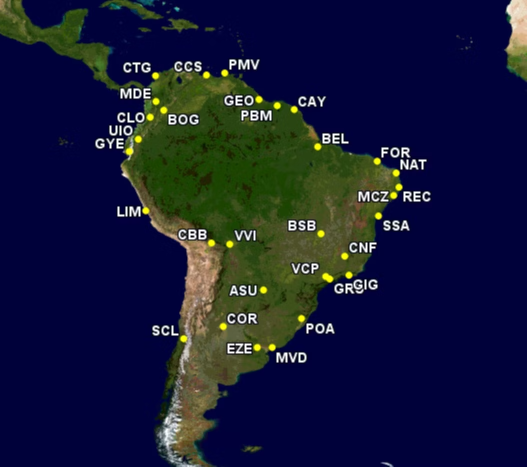
#> input picture tasks/homework/input/latim-america-airports.png, 1053 x 933 px (shown at 1/2 size)
$ jupyter execute --allow-errors main.ipynb
#> lines starting #> are read from the running program, lines starting #| are printed output that depends on the picture; after the words box and inside, x2 and y2 are one past the last pixel; in counts of white or black regions, pixels touching at a corner belong together
# ATP 2 - Computação Natural

Aluno: Fabricio Magalhães Sena

[cell 1]
import matplotlib.pyplot as plt
import matplotlib.image as mpimg
from PIL import Image
import pytesseract
import cv2
from sklearn.cluster import KMeans
import math
import time
from itertools import chain
from typing import Any, Callable, List, Tuple, Union
import pandas as pd
from itertools import product
import numpy as np
import random

### Helpers

[cell 2]
# [75 lines left out: functions show_map_with_route_points, show_path, polyfit_plot, calculate_distance, path_distance, not called in this run]

[cell 3]
class AntColonySolver:
    # [290 lines left out: functions __init__, solve_initialize, solve, next_node, run, not called in this run]

### Questão 1:

<b>Vocês vão substituir a imagem do mapa atual por outro de sua escolha, como um mapa de cidades ou de pontos de interesse. Com base nesse novo mapa, selecionem dez pontos que serão os locais, cidades ou estados que vocês vão otimizar na rota do caixeiro-viajante. Criem um dicionário com os dez locais e suas coordenadas X e Y, seguindo o formato do exemplo fornecido no notebook. Observação: se tiverem dificuldade em substituir a imagem, podem utilizar a mesma imagem que já está no notebook, porém o indicado é trocar a imagem.</b>

[cell 4]
image_path = './input/latim-america-airports.png'
img = mpimg.imread(image_path)
#> img is the input picture: shape (933, 1053, 4) float32; mean R, G, B, A 0.085, 0.103, 0.217, 1
plt.imshow(img)

Eu escolhi um problema real de logistica, a distribuição de voos entre cidades do Brasil para otimizar a rota de uma entrega de pacotes baseado apenas na distância, sem considerar o peso de cada cidade ou a quantidade de pacotes a serem entregues.

Abaixo irei extrair usando visão computacional, todos os aeroportos do Brasil e suas coordenadas nas imagens para utilizar como cidades no problema do caixeiro viajante ralatado na atividade somativa.

[cell 5]
class ImageTextCoordsExtractor:
    def get_colors(self, image, num_colors=10):
        # to numpy img
        image = np.array(image)
        image = image.reshape((image.shape[0] * image.shape[1], 3))
        kmeans = KMeans(n_clusters=num_colors)
        kmeans.fit(image)
        colors = kmeans.cluster_centers_
        colors_as_rgb = [tuple(map(int, color)) for color in colors]
        return colors_as_rgb

    def show_colors(self, colors):
        fig, ax = plt.subplots(1, 1, figsize=(10, 1))
        ax.imshow([colors], aspect='auto')
        ax.set_axis_off()
        plt.show()

    def preprocess_image(self, image):
        white_level = [
            190,
            190,
            190
        ]
        image = image.convert("RGB")
#> image: PIL image 1053x933 RGB
        image = np.array(image)
        image[np.where((image < white_level).all(axis=2))] = [0, 0, 0]
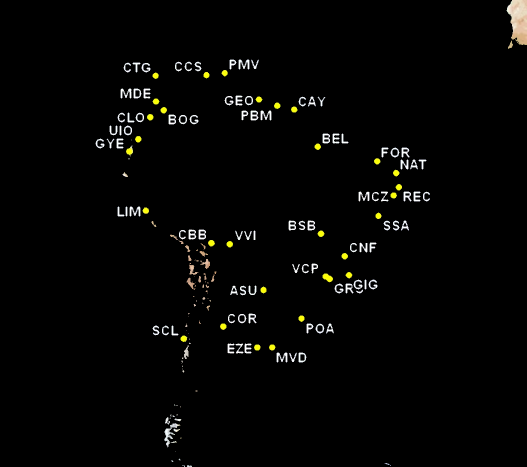
#> image: shape (933, 1053, 3) (shown at 1/2 size); mean R, G, B 5.2, 5.1, 4.2

        image = cv2.cvtColor(image, cv2.COLOR_RGB2BGR)
        image = Image.fromarray(image)

        colors = self.get_colors(image)
#> colors = [(0, 0, 0), (217, 212, 209), (16, 250, 248), (254, 252, 249), (142, 180, 213), (197, 191, 188), (127, 161, 196), (34, 212, 207), (181, 207, 230), (237, 233, 231)]
        colors = sorted(colors, key=lambda x: math.prod(x))
#> colors = [(0, 0, 0), (16, 250, 248), (34, 212, 207), (127, 161, 196), (142, 180, 213), (197, 191, 188), (181, 207, 230), (217, 212, 209), (237, 233, 231), (254, 252, 249)]
        self.show_colors(colors)
#> in show_colors, `plt.show()`:
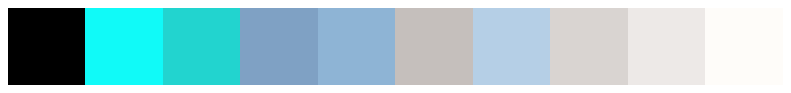
#> figure drawn by matplotlib, 1 panel

        image = np.array(image)

        def rgb_product(pixel):
            return math.prod(pixel)

        image_product = np.apply_along_axis(rgb_product, 2, image)
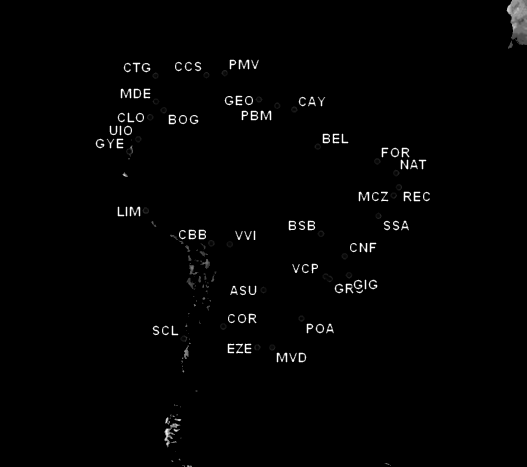
#> image_product: shape (933, 1053) int64 (shown at 1/2 size); min 0, max 16581375, mean 209041.3; drawn with min black and max white
        white_level = rgb_product(colors[-4])
#> white_level = 8617410

        image[np.where(image_product < white_level)] = [0, 0, 0]
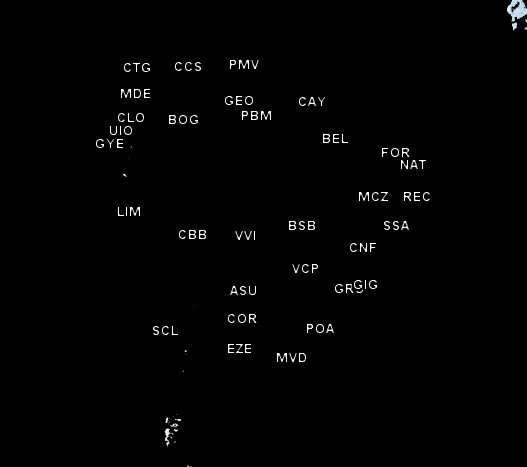
#> image: shape (933, 1053, 3) (shown at 1/2 size); mean R, G, B 2.6, 2.6, 2.6

        gray_image = cv2.cvtColor(image, cv2.COLOR_BGR2GRAY)
        blurred_image = cv2.GaussianBlur(gray_image, (5, 5), 0)

        _, thresh_image = cv2.threshold(
            blurred_image, 128, 255, cv2.THRESH_BINARY | cv2.THRESH_OTSU)
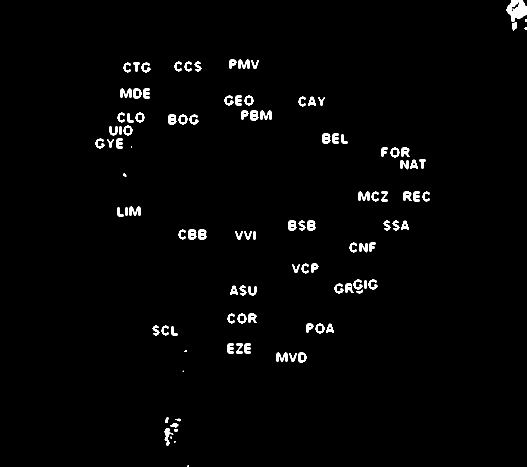
#> thresh_image: shape (933, 1053) (shown at 1/2 size); 1.7% white; 110 white regions (9 under 20 px), largest, box (x1, y1, x2, y2) and area: (1013, 0, 1053, 43) 1128, (477, 119, 499, 138) 256, (241, 177, 263, 196) 256

        rescaled_image = cv2.resize(
            thresh_image, None, fx=2, fy=2, interpolation=cv2.INTER_CUBIC)
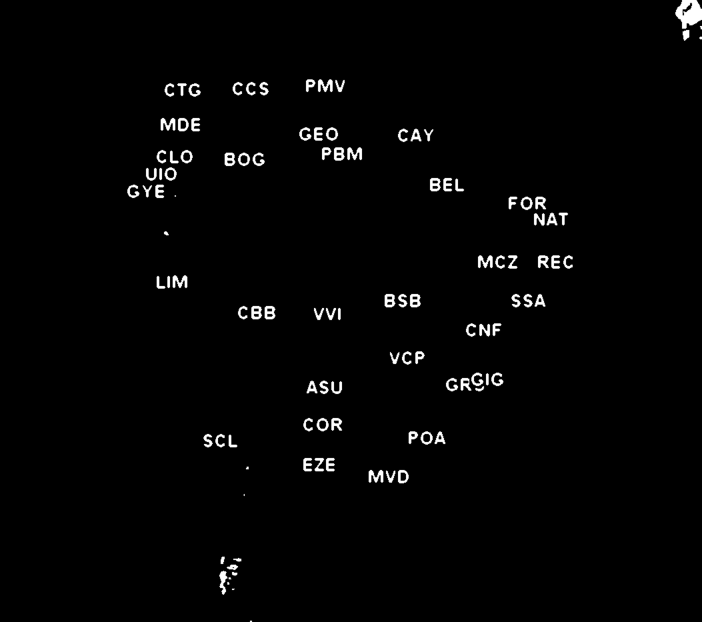
#> rescaled_image: shape (1866, 2106) (shown at 1/3 size); min 0, max 255, mean 4.3
        rescaled_image = cv2.cvtColor(rescaled_image, cv2.COLOR_GRAY2BGR)
#> rescaled_image: shape (1866, 2106, 3)
        rescaled_image = cv2.bitwise_not(rescaled_image)
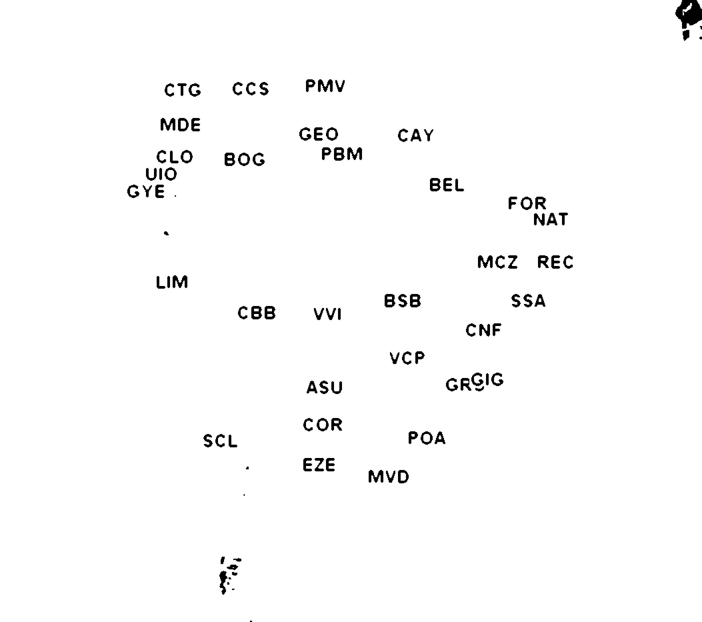
#> rescaled_image: shape (1866, 2106, 3) (shown at 1/3 size); min 0, max 255, mean 250.7

        return rescaled_image

    def extract(self, image_path):
        image = Image.open(image_path)
        image_processed = self.preprocess_image(image)
        pil_image = Image.fromarray(image_processed)
        boxes = pytesseract.image_to_boxes(pil_image)

        letters_coords = []

        for box in boxes.splitlines():
            box = box.split(' ')
            letter, x, y, w, h = box[0], int(box[1]), int(box[2]), int(box[3]), int(box[4])
            y = image_processed.shape[0] - y
            h = image_processed.shape[0] - h
            # put a description with the label of value
            cv2.putText(image_processed, box[0], (x, y),
                        cv2.FONT_HERSHEY_SIMPLEX, 1, (50, 50, 255), 2)
            cv2.rectangle(image_processed,
                        (x, y),
                        (w, h),
                        (255, 0, 0), 2)
            O_letter_variants = letter in ['0', '®', '°']
            if O_letter_variants:
                letter = 'O'
            letters_coords.append((letter, (x, y, w, h)))

        return letters_coords, image_processed

#> (the rest of this cell did not finish here and is left out)

Os aeroportos marcados de vermelho na imagem são os aeroportos que serão utilizados como cidades no problema do caixeiro viajante. Abaixo estarei fazendo um algoritmo para extrair as coordenadas desses aeroportos na imagem.

[cell 6]
class AirportsDiscover:
    def get_only_alphabetic_chars(self, city):
        return "".join([letter for letter in city if letter.isalpha()])

    # [39 lines left out: functions plot_cities, run, not called in this run]

#> (the rest of this cell did not finish here and is left out)

As cordenadas acima serão as cordenadas utilizadas como ponto de despacho dos pacotes pelo o avião.

[cell 7]
original_image = Image.open(image_path)
original_image = np.array(original_image)
original_image = cv2.resize(original_image, None, fx=2, fy=2, interpolation=cv2.INTER_CUBIC)
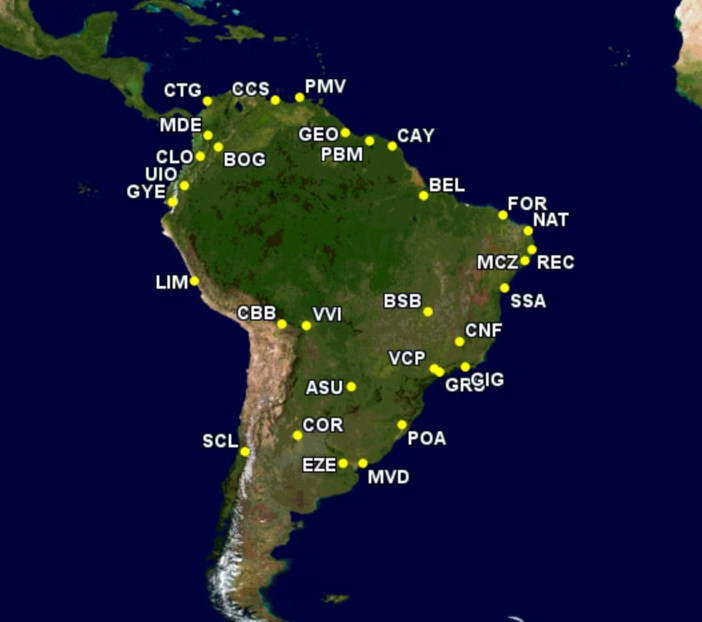
#> original_image: shape (1866, 2106, 4) (shown at 1/3 size); mean R, G, B, A 21.7, 25.9, 55, 255

#> (the rest of this cell did not finish here and is left out)

#> (a cell that did not finish here is left out)

## Questão 2:

<b>Escolham um parâmetro do algoritmo para alterar e observem como isso impacta a otimização da rota. Algumas opções de parâmetros incluem distance_power, pheromone_power, min_ants e ant_count. Consultem o link sugerido para ideias de valores. Depois da alteração, deve-se apresentar a figura resultante (com o caminho/rota traçado) e comentar o resultado obtido.</b>

#> (a cell that did not finish here is left out)

Sem utilizar distance power:

#> (a cell that did not finish here is left out)

[cell 11]
params_to_test = {
    'max_round_trips': [
        100, 1000, 10000
    ],
    'max_ants': [
        1024, 4096
    ],
    'ant_count': [
        128, 256, 512
    ],
    'distance_power': [
        0, 1
    ],
    'reward_power': [
         0, 1
    ],
    'pheromone_power': [
        1, 2
    ],
}

params = list(product(*params_to_test.values()))
params_possibilities = {}

for index, param in enumerate(params):
    kwargs = dict(zip(params_to_test.keys(), param))
    params_possibilities[index] = kwargs


print(f"Total of {len(params_possibilities)} possibilities")

# print posibilities
for index, kwargs in params_possibilities.items():
    print(f"Index: {index} | Params: {kwargs}")
